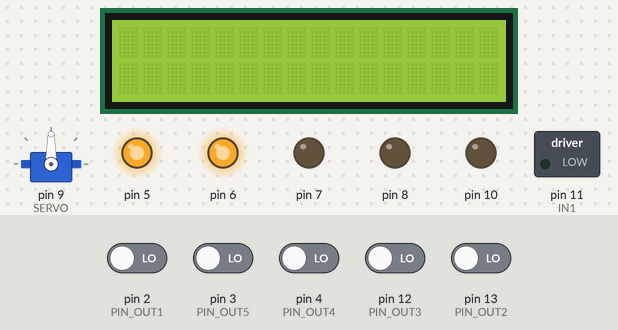
Bench run of a sketch on a simulated Arduino Uno, built with avr-gcc and run on an emulated ATmega328P. Parts: servo, 16×2 character LCD, switched loads named in the sketch (green lamp = pin HIGH), output pins drawn as LEDs (lit = HIGH). Inputs (shaded band) come from the test bench; at power-on: pin 2 (PIN_OUT1), pin 3 (PIN_OUT5), pin 4 (PIN_OUT4), pin 12 (PIN_OUT3), pin 13 (PIN_OUT2) LOW.

Above: at 1.2 s.
1.3 s: pin 2 (PIN_OUT1) driven HIGH
At 2.5 s:
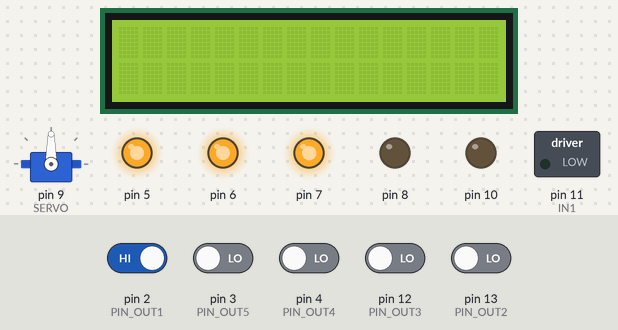
2.8 s: pin 2 (PIN_OUT1) driven LOW
At 3.7 s:
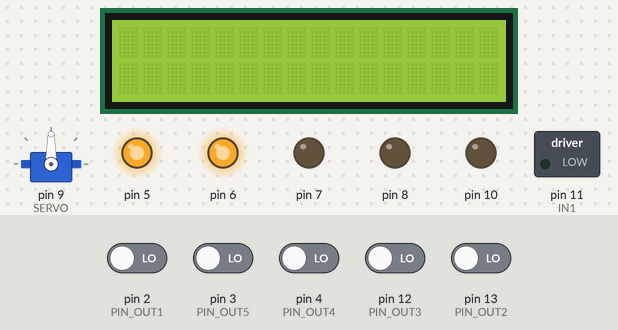
4.3 s: pin 3 (PIN_OUT5) driven HIGH
At 4.8 s:
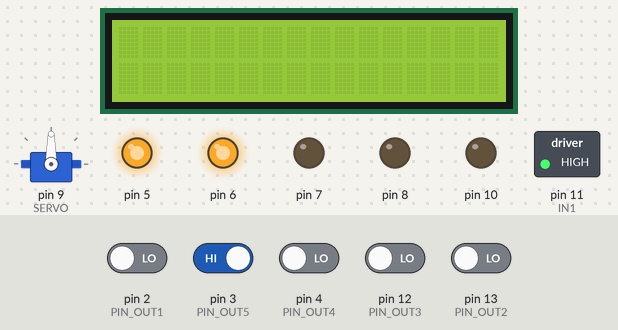
5.8 s: pin 3 (PIN_OUT5) driven LOW
At 7.0 s:
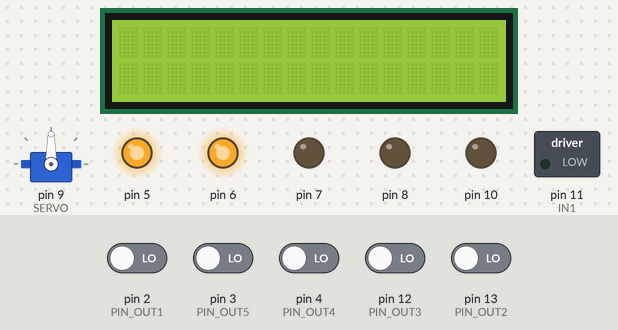
7.3 s: pin 2 (PIN_OUT1) driven HIGH and pin 3 (PIN_OUT5) driven HIGH and pin 4 (PIN_OUT4) driven HIGH and pin 12 (PIN_OUT3) driven HIGH and pin 13 (PIN_OUT2) driven HIGH
At 8.3 s:
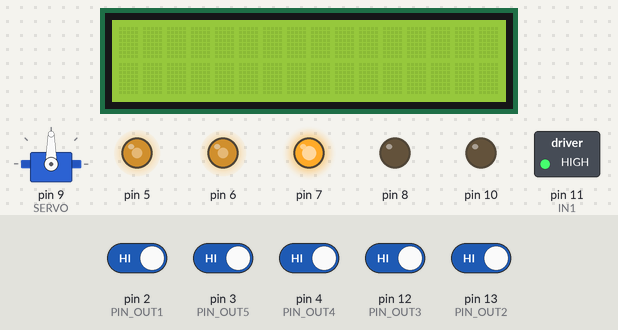
8.8 s: pin 4 (PIN_OUT4) driven LOW
At 9.4 s:
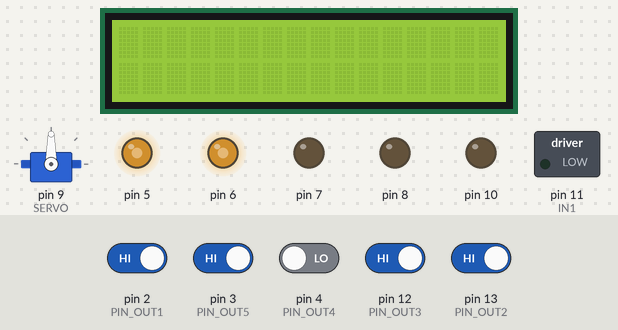
Timing chart, 0 to 11.3 s (numbered marks = the images above; inputs shaded):
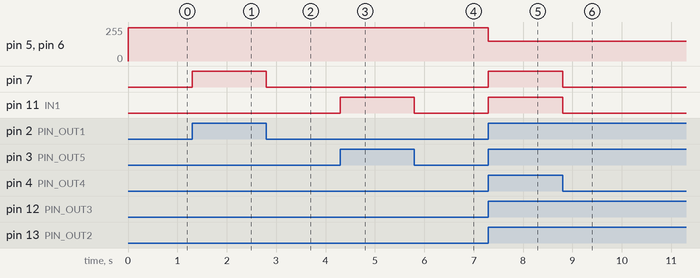

The sketch:

carBot.ino
```cpp
#include "Wheels.h"
#include <IRremote.h>
#include <Servo.h>
#include <LiquidCrystal_I2C.h>
#include <TaskScheduler.h>

//odległość od przeszkody
#define maxDistanceToObstacle 30
// biały
#define EnA 6
// szary
#define IN1 11
// fioletowy
#define IN2 10
// niebieski
#define IN3 8
// zielony
#define IN4 7
// zolty
#define EnB 5
// szary
#define PIN_OUT1 2
// zielony
#define PIN_OUT2 13
// niebieski
#define PIN_OUT3 12
// fioletowy
#define PIN_OUT4 4
// brązowy
#define PIN_OUT5 3
// niebieski
//#define RECV_PIN 2
// lewo
#define IR_BUTTON_1 8
// prawo
#define IR_BUTTON_2 90
// dół
#define IR_BUTTON_3 82
// góra
#define IR_BUTTON_4 24
// stop
#define IR_BUTTON_5 28
// pin kontroli serwo (musi być PWM), pomarańczowy
#define SERVO 9

#define READ_DIGITAL()   IRvalue1 = digitalRead(PIN_OUT1);\
                         IRvalue2 = digitalRead(PIN_OUT2);\
                         IRvalue3 = digitalRead(PIN_OUT3);\
                         IRvalue4 = digitalRead(PIN_OUT4);\
                         IRvalue5 = digitalRead(PIN_OUT5);

// piny dla sonaru (HC-SR04)
//fioletowy
#define TRIG A2
//zielony
#define ECHO A3

#define INTINPUT0 A0
#define INTINPUT1 A1

byte LCDAddress = 0x27;

float pi = 3.14;
int cntL = 0;
int cntR = 0;
int prevCntL;
int prevCntR;
boolean prevL;
boolean prevR;
int IRvalue1 = 0;
int IRvalue2 = 0;
int IRvalue3 = 0;
int IRvalue4 = 0;
int IRvalue5 = 0;

volatile int lastDistance;

unsigned long startTime = 0;
const int duration = 100;
const int duration1 = 400;
const int speed = 250;

uint8_t arrowRight[8] =
{
    0b01000,
    0b01100,
    0b00110,
    0b11111,
    0b11111,
    0b00110,
    0b01100,
    0b01000
};

Wheels w;
Servo serwo;
LiquidCrystal_I2C lcd(LCDAddress, 16, 2);
//Scheduler scheduler;

//Task taskMeasureDistance(100, TASK_FOREVER, &tellDistance);
//Task taskRemote(50, TASK_FOREVER, &remote);

void setup() {
  w.cnt0 = 0;
  w.cnt1 = 1;
  pinMode(TRIG, OUTPUT);    // TRIG startuje sonar
  pinMode(ECHO, INPUT);     // ECHO odbiera powracający impuls
  pinMode(PIN_OUT1,INPUT);
  pinMode(PIN_OUT2,INPUT);
  pinMode(PIN_OUT3,INPUT);
  pinMode(PIN_OUT4,INPUT);
  pinMode(PIN_OUT5,INPUT);
  w.attach(IN1, IN2, EnA, IN3, IN4, EnB);
  w.setSpeed(speed);
  pinMode(INTINPUT0, INPUT);
  pinMode(INTINPUT1, INPUT);
  Serial.begin(9600);
  //IrReceiver.begin(RECV_PIN);
  serwo.attach(SERVO);
  //attachInterrupt(digitalPinToInterrupt(ECHO), tellDistance, CHANGE);
  lcd.init();
  lcd.backlight();
  lcd.createChar(0, arrowRight);
  /*
  scheduler.init();
  scheduler.addTask(taskMeasureDistance);
  scheduler.addTask(taskRemote);
  taskMeasureDistance.enable();
  taskRemote.enable();
  */
}

void loop() {
  lineFollower();
  //avoidObstacles();
  //useLCD();
  //remote();
  //scheduler.execute();
}

void lineFollower() {
  READ_DIGITAL();

  if ((IRvalue1 == 1 && IRvalue2 == 1 && IRvalue3 == 1 && IRvalue4 == 1 && IRvalue5 == 1) || (IRvalue2 == 1 && IRvalue3 == 1 && IRvalue4 == 1)) {
    w.setSpeed(150);
    while ((IRvalue1 == 1 && IRvalue2 == 1 && IRvalue3 == 1 && IRvalue4 == 1 && IRvalue5 == 1) || (IRvalue2 == 1 && IRvalue3 == 1 && IRvalue4 == 1)) {
      w.forward();
      READ_DIGITAL();
    }
    w.stop();
  } else if ( IsCond2True() ) {
    w.setSpeed(250);
    while (IsCond2True() ) {
      w.forwardRight();
      READ_DIGITAL();
    }
    w.stop();
  } else if (IsCond3True() ) {
      w.setSpeed(250);
      while (IsCond3True() ) {
        w.forwardLeft();
        READ_DIGITAL();
      }
      w.stop();
  }
}

bool IsCond2True() {
   return ((IRvalue1 == 0 && IRvalue2 == 0 && IRvalue3 == 1 && IRvalue4 == 1 && IRvalue5 == 1) ||
           (IRvalue1 == 0 && IRvalue2 == 1 && IRvalue3 == 1 && IRvalue4 == 1 && IRvalue5 == 1) ||
           (IRvalue1 == 0 && IRvalue2 == 0 && IRvalue3 == 1 && IRvalue4 == 1 && IRvalue5 == 1) ||
           (IRvalue1 == 0 && IRvalue2 == 0 && IRvalue3 == 0 && IRvalue4 == 1 && IRvalue5 == 1) ||
           (IRvalue1 == 0 && IRvalue2 == 0 && IRvalue3 == 0 && IRvalue4 == 0 && IRvalue5 == 1));
}

bool IsCond3True() {
  return ((IRvalue1 == 1 && IRvalue2 == 1 && IRvalue3 == 0 && IRvalue4 == 0 && IRvalue5 == 0) ||
          (IRvalue1 == 1 && IRvalue2 == 0 && IRvalue3 == 0 && IRvalue4 == 0 && IRvalue5 == 0) ||
          (IRvalue1 == 1 && IRvalue2 == 1 && IRvalue3 == 0 && IRvalue4 == 0 && IRvalue5 == 0) ||
          (IRvalue1 == 1 && IRvalue2 == 1 && IRvalue3 == 1 && IRvalue4 == 0 && IRvalue5 == 0) ||
          (IRvalue1 == 1 && IRvalue2 == 1 && IRvalue3 == 1 && IRvalue4 == 1 && IRvalue5 == 0));
}

void useLCD() {
  lcd.setCursor(0,1);
  lcd.print("L");
  lcd.setCursor(1,1);
  lcd.print(digitalRead(INTINPUT0));
  lcd.print(readSpeedL());
  lcd.print(cntL);
  lcd.setCursor(3,1);
  lcd.print("R");
  lcd.setCursor(4,1);
  lcd.print(cntR);
  lcd.print(digitalRead(A1));
  lcd.print(readSpeedR());
}

int servo() {
  /* rozejrzyj się w zakresie od 0 stopni (patrz na jedną burtę)
  *  do 180 stopni (patrz na prawą burtę). Wydrukuj na konsoli
  *  kierunek patrzenia i najbliżej widziany obiekt (pojedynczy pomiar)
  */
 int maxDistance = 0;
 int angleToGo;
 int distance;

  for(byte angle = 0; angle < 180; angle+= 20) {
    serwo.write(angle);
    Serial.print("Patrzę w kącie ");
    Serial.print(angle);
    distance = lastDistance;
    Serial.print(": widzę coś w odległości ");
    Serial.println(distance);
    if(distance>maxDistance){
      angleToGo = angle;
      maxDistance = distance;
    }
    delay(500);

  }
  serwo.write(90);
  return angleToGo;
}

bool condition(int distanceToObstacle, int arg) {
    if (distanceToObstacle < arg) {
        return 0;
    } else {
        return 1;
    }
}

void remote() {
 if (IrReceiver.decode()) {
    IrReceiver.resume();
    //Serial.println(IrReceiver.decodedIRData.command);
    int command = IrReceiver.decodedIRData.command;
    switch (command) {
      case IR_BUTTON_1: {
        startTime = millis();
        while (millis() - startTime <= duration) {
          w.forwardLeft();
        }
        w.stop();
        break;
      }
      case IR_BUTTON_2: {
        startTime = millis();
        while (millis() - startTime <= duration) {
          w.forwardRight();
        }
        w.stop();
        break;
      }
      case IR_BUTTON_3: {
        startTime = millis();
        while (millis() - startTime <= duration) {
          w.back();
        }
        w.stop();
        break;
      }
      case IR_BUTTON_4: {
        startTime = millis();
        //tellDistance();
        //Serial.println(lastDistance);
        while (millis() - startTime <= duration /*&& lastDistance > maxDistanceToObstacle*/) {
          w.forward();
          //Serial.println(readSpeedR());
        }
        w.stop();
        break;
      }
      case IR_BUTTON_5: {
        w.stop();
        break;
      }
      default: {
        Serial.println("Button not recognized");
      }
    }
  }
}

void tellDistance() {
  unsigned long tot;      // czas powrotu (time-of-travel)
  unsigned int distance;

  /* uruchamia sonar (puls 10 ms na `TRIGGER')
  * oczekuje na powrotny sygnał i aktualizuje
  */
  digitalWrite(TRIG, HIGH);
  delay(10);
  digitalWrite(TRIG, LOW);
  tot = pulseIn(ECHO, HIGH);

  /* prędkość dźwięku = 340m/s => 1 cm w 29 mikrosekund
  * droga tam i z powrotem, zatem:
  */
  distance = tot/58;

  lastDistance = distance;
}

void avoidObstacles() {
  tellDistance();
  int cond = 1;
  int angle = 0;
  while (true) {
    switch (cond) {
      case 0: {
        w.stop();
        tellDistance();
        //lcd.setCursor(0,0);
        //lcd.print("Dist to obst:");
        //lcd.print(lastDistance);
        if (condition(lastDistance, maxDistanceToObstacle) == 1) {
          cond = 1;
        }
        else {
          cond = 2;
        }
        break;
      }
      case 1: {
        w.forward();
        tellDistance();
        //lcd.setCursor(0,0);
        //lcd.print("Dist to obst:");
        //lcd.print(lastDistance);
        cond = condition(lastDistance, maxDistanceToObstacle);
        break;
      }
      case 2: {
        w.stop();
        angle = 90 - servo();
        Serial.println(angle);
        if (condition(lastDistance, maxDistanceToObstacle) == 1) {
          cond = 1;
        }
        else {
          cond = 3;
        }
        break;
      }
      case 3: {
        w.turn(angle);
        if (condition(lastDistance, maxDistanceToObstacle) == 0) {
          cond = 1;
        }
        else {
          cond = 0;
        }
        break;
      }
    }
  }
}

int readSpeedL(){
  int diff2 = cntL - prevCntL;
  int deg2 = diff2 * 9;

  float f2 = ((deg2/50.00)*1000)/(2*pi*3);

  prevCntL = cntL;
  prevCntR = cntR;

  return f2;
}

int readSpeedR(){

  int diff = cntR - prevCntR;
  int deg = diff * 9;

  float f = ((deg/50.00)*1000)/(2*pi*3);

  prevCntL = cntL;
  prevCntR = cntR;

  return f;
}

static void increment() {
  if(digitalRead(A0)==HIGH )
  {
    if(prevL==false){
    ++cntL;
    prevL=true;
    }
  }
  if(digitalRead(A0)==LOW){
    prevL=false;
  }
  if(digitalRead(A1)==HIGH )
  {
    if(prevR==false){
    ++cntR;
    prevR=true;
    }
  }
  if(digitalRead(A1)==LOW){
    prevR=false;
  }
}
```

Wheels.cpp
```cpp
#include <Arduino.h>
#include "TimerOne.h"
#include "Wheels.h"

#define SET_MOVEMENT(side,f,b) digitalWrite( side[0], f);\
                               digitalWrite( side[1], b)

Wheels::Wheels()
{}

void Wheels::attachRight(int pF, int pB, int pS)
{
    pinMode(pF, OUTPUT);
    pinMode(pB, OUTPUT);
    pinMode(pS, OUTPUT);
    this->pinsRight[0] = pF;
    this->pinsRight[1] = pB;
    this->pinsRight[2] = pS;
}


void Wheels::attachLeft(int pF, int pB, int pS)
{
    pinMode(pF, OUTPUT);
    pinMode(pB, OUTPUT);
    pinMode(pS, OUTPUT);
    this->pinsLeft[0] = pF;
    this->pinsLeft[1] = pB;
    this->pinsLeft[2] = pS;
}

void Wheels::setSpeedRight(uint8_t s)
{
    analogWrite(this->pinsRight[2], s);
}

void Wheels::setSpeedLeft(uint8_t s)
{
    analogWrite(this->pinsLeft[2], s);
}

void Wheels::setSpeed(uint8_t s)
{
    setSpeedLeft(s);
    setSpeedRight(s);
}

void Wheels::attach(int pRF, int pRB, int pRS, int pLF, int pLB, int pLS)
{
    this->attachRight(pRF, pRB, pRS);
    this->attachLeft(pLF, pLB, pLS);
}

void Wheels::forwardLeft()
{
    SET_MOVEMENT(pinsLeft, LOW, HIGH);
}

void Wheels::forwardRight()
{
    SET_MOVEMENT(pinsRight, HIGH, LOW);
}

void Wheels::backLeft()
{
    SET_MOVEMENT(pinsLeft, HIGH, LOW);
}

void Wheels::backRight()
{
    SET_MOVEMENT(pinsRight, LOW, HIGH);
}

void Wheels::forward()
{
    this->forwardLeft();
    this->forwardRight();
}

void Wheels::back()
{
    this->backLeft();
    this->backRight();
}

void Wheels::stopLeft()
{
    SET_MOVEMENT(pinsLeft, LOW, LOW);
}

void Wheels::stopRight()
{
    SET_MOVEMENT(pinsRight, LOW, LOW);
}

void Wheels::stop()
{
    this->stopLeft();
    this->stopRight();
}

void Wheels::goForward(double cm)
{
    double timeToTravel = (cm*1000.0/60.0);
    int delayTime = (int)(timeToTravel < 0 ? (timeToTravel - 0.5) : (timeToTravel + 0.5));
    this->forward();
    delay(delayTime);
    this->stop();
    delay(2000);
}

void Wheels::goBack(double cm)
{
    double timeToTravel = (cm*1000.0/60.0);
    int delayTime = (int)(timeToTravel < 0 ? (timeToTravel - 0.5) : (timeToTravel + 0.5));
    this->back();
    delay(delayTime);
    this->stop();
    delay(2000);
}

void Wheels::moveForward(double cm) {
  int cnt0_start = cnt0;
  int cnt1_start = cnt1;
  this->forward();
  while (true) {
    if (cnt0 >= cnt0_start + (cm * 2.0) && cnt1 >= cnt1_start + (cm * 2.0)) {
      this->stop();
      break;
    }
  }
}

void Wheels::moveBackward(double cm) {
  int cnt0_start = cnt0;
  int cnt1_start = cnt1;
  this->back();
  while (true) {
    if (cnt0 >= cnt0_start + (cm * 2.0) && cnt1 >= cnt1_start + (cm * 2.0)) {
      this->stop();
      break;
    }
  }
}

void Wheels::turn(int angle){
  if(angle > 0) {
    forwardRight();
    delay(angle*11);
  } else {
    forwardLeft();
    delay(-angle*11);
  }
}
```

Wheels.h
```cpp
#include <Arduino.h>

#ifndef Wheels_h
#define Wheels_h


class Wheels {
    public:
        Wheels();
        void attachRight(int pinForward, int pinBack, int pinSpeed);
        void attachLeft(int pinForward, int pinBack, int pinSpeed);
        void attach(int pinRightForward, int pinRightBack, int pinRightSpeed,
                    int pinLeftForward, int pinLeftBack, int pinLeftSpeed);
        void forward();
        void forwardLeft();
        void forwardRight();
        void back();
        void backLeft();
        void backRight();
        void stop();
        void stopLeft();
        void stopRight();
        void setSpeed(uint8_t);
        void setSpeedRight(uint8_t);
        void setSpeedLeft(uint8_t);
        void goForward(double cm);
        void goBack(double cm);
        void moveForward(double cm);
        void moveBackward(double cm);
        void turn(int angle);

        double cnt0;
        double cnt1;

    private:
        int pinsRight[3];
        int pinsLeft[3];
};

#endif
```

Measured:
- after the input at 1.3 s, pin 7: LOW → HIGH at once
- after the input at 2.8 s, pin 7: HIGH → LOW at once
- after the input at 4.3 s, pin 11 (IN1): LOW → HIGH at once
- after the input at 5.8 s, pin 11 (IN1): HIGH → LOW at once
- after the input at 7.3 s, pin 5, pin 6: 250/255 → 150/255 at once; pin 7, pin 11 (IN1): LOW → HIGH at once
- after the input at 8.8 s, pin 7, pin 11 (IN1): HIGH → LOW at once
